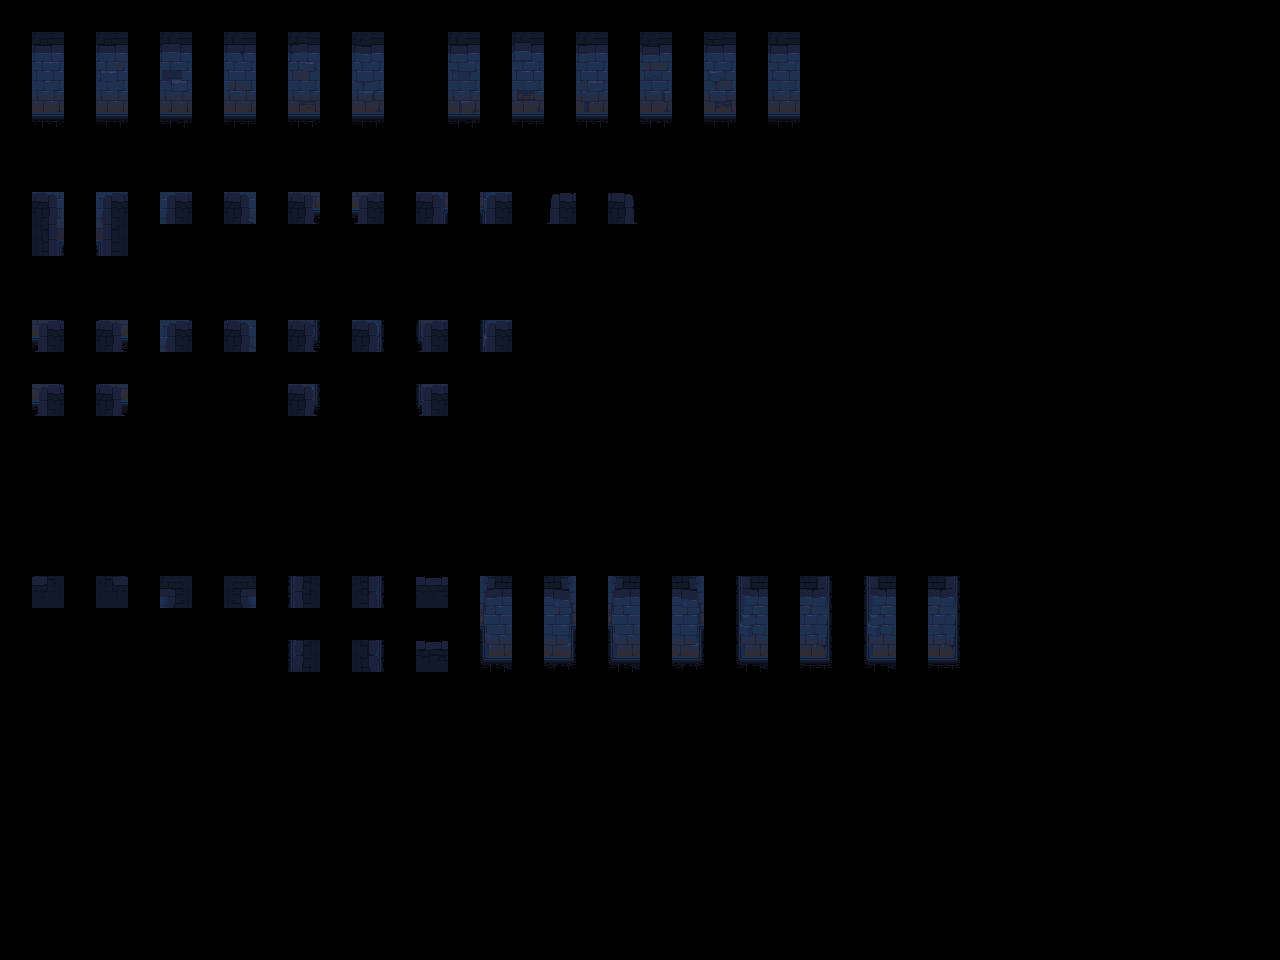

A level layout from a 2D game, rendered from its tile map. Below: a short description, then the map file with its tile-grid data intact:
An orthogonal 40x30 tile map with 32x32 px tiles, 2 tile layers (input_wall-2, output_wall-2) and 5 objects.

<map version="1.9" tiledversion="1.9.2" orientation="orthogonal" renderorder="right-down" width="40" height="30" tilewidth="32" tileheight="32" infinite="0" nextlayerid="4" nextobjectid="7">
 <properties>
  <property name="MatchInOrder" type="bool" value="true" />
 </properties>
 <tileset firstgid="1" source="../Tileset - wall 2.tsx" />
 <layer id="1" name="input_wall-2" width="40" height="30" opacity="0.83">
  <data encoding="csv">
0,0,0,0,0,0,0,0,0,0,0,0,0,0,0,0,0,0,0,0,0,0,0,0,0,0,0,0,0,0,0,0,0,0,0,0,0,0,0,0,
0,67,0,67,0,67,0,67,0,67,0,67,0,0,67,0,67,0,67,0,67,0,67,0,67,0,0,0,0,0,0,0,0,0,0,0,0,0,0,0,
0,83,0,83,0,83,0,83,0,83,0,83,0,0,83,0,83,0,83,0,83,0,83,0,83,0,0,0,0,0,0,0,0,0,0,0,0,0,0,0,
0,99,0,99,0,99,0,99,0,99,0,99,0,0,99,0,99,0,99,0,99,0,99,0,99,0,0,0,0,0,0,0,0,0,0,0,0,0,0,0,
0,0,0,0,0,0,0,0,0,0,0,0,0,0,0,0,0,0,0,0,0,0,0,0,0,0,0,0,0,0,0,0,0,0,0,0,0,0,0,0,
0,0,0,0,0,0,0,0,0,0,0,0,0,0,0,0,0,0,0,0,0,0,0,0,0,0,0,0,0,0,0,0,0,0,0,0,0,0,0,0,
0,6,0,8,0,12,0,44,0,38,0,40,0,58,0,74,0,17,0,21,0,0,0,0,0,0,0,0,0,0,0,0,0,0,0,0,0,0,0,0,
0,22,0,24,0,0,0,0,0,0,0,0,0,0,0,0,0,0,0,0,0,0,0,0,0,0,0,0,0,0,0,0,0,0,0,0,0,0,0,0,
0,0,0,0,0,0,0,0,0,0,0,0,0,0,0,0,0,0,0,0,0,0,0,0,0,0,0,0,0,0,0,0,0,0,0,0,0,0,0,0,
0,0,0,0,0,0,0,0,0,0,0,0,0,0,0,0,0,0,0,0,0,0,0,0,0,0,0,0,0,0,0,0,0,0,0,0,0,0,0,0,
0,76,0,108,0,109,0,125,0,102,0,118,0,104,0,120,0,0,0,0,0,0,0,0,0,0,0,0,0,0,0,0,0,0,0,0,0,0,0,0,
0,0,0,0,0,0,0,0,0,0,0,0,0,0,0,0,0,0,0,0,0,0,0,0,0,0,0,0,0,0,0,0,0,0,0,0,0,0,0,0,
0,30,0,29,0,0,0,0,0,13,0,0,0,15,0,0,0,0,0,0,0,0,0,0,0,0,0,0,0,0,0,0,0,0,0,0,0,0,0,0,
0,0,0,0,0,0,0,0,0,0,0,0,0,0,0,0,0,0,0,0,0,0,0,0,0,0,0,0,0,0,0,0,0,0,0,0,0,0,0,0,
0,0,0,0,0,0,0,0,0,0,0,0,0,0,0,0,0,0,0,0,0,0,0,0,0,0,0,0,0,0,0,0,0,0,0,0,0,0,0,0,
0,0,0,0,0,0,0,0,0,0,0,0,0,0,0,0,0,0,0,0,0,0,0,0,0,0,0,0,0,0,0,0,0,0,0,0,0,0,0,0,
0,0,0,0,0,0,0,0,0,0,0,0,0,0,0,0,0,0,0,0,0,0,0,0,0,0,0,0,0,0,0,0,0,0,0,0,0,0,0,0,
0,0,0,0,0,0,0,0,0,0,0,0,0,0,0,0,0,0,0,0,0,0,0,0,0,0,0,0,0,0,0,0,0,0,0,0,0,0,0,0,
0,18,0,20,0,50,0,52,0,33,0,37,0,3,0,66,0,68,0,66,0,68,0,49,0,53,0,49,0,53,0,0,0,0,0,0,0,0,0,0,
0,0,0,0,0,0,0,0,0,0,0,0,0,0,0,82,0,84,0,82,0,84,0,65,0,69,0,65,0,69,0,0,0,0,0,0,0,0,0,0,
0,0,0,0,0,0,0,0,0,33,0,37,0,3,0,98,0,100,0,98,0,100,0,81,0,85,0,81,0,85,0,0,0,0,0,0,0,0,0,0,
0,0,0,0,0,0,0,0,0,0,0,0,0,0,0,0,0,0,0,0,0,0,0,0,0,0,0,0,0,0,0,0,0,0,0,0,0,0,0,0,
0,0,0,0,0,0,0,0,0,0,0,0,0,0,0,0,0,0,0,0,0,0,0,0,0,0,0,0,0,0,0,0,0,0,0,0,0,0,0,0,
0,0,0,0,0,0,0,0,0,0,0,0,0,0,0,0,0,0,0,0,0,0,0,0,0,0,0,0,0,0,0,0,0,0,0,0,0,0,0,0,
0,0,0,0,0,0,0,0,0,0,0,0,0,0,0,0,0,0,0,0,0,0,0,0,0,0,0,0,0,0,0,0,0,0,0,0,0,0,0,0,
0,0,0,0,0,0,0,0,0,0,0,0,0,0,0,0,0,0,0,0,0,0,0,0,0,0,0,0,0,0,0,0,0,0,0,0,0,0,0,0,
0,0,0,0,0,0,0,0,0,0,0,0,0,0,0,0,0,0,0,0,0,0,0,0,0,0,0,0,0,0,0,0,0,0,0,0,0,0,0,0,
0,0,0,0,0,0,0,0,0,0,0,0,0,0,0,0,0,0,0,0,0,0,0,0,0,0,0,0,0,0,0,0,0,0,0,0,0,0,0,0,
0,0,0,0,0,0,0,0,0,0,0,0,0,0,0,0,0,0,0,0,0,0,0,0,0,0,0,0,0,0,0,0,0,0,0,0,0,0,0,0,
0,0,0,0,0,0,0,0,0,0,0,0,0,0,0,0,0,0,0,0,0,0,0,0,0,0,0,0,0,0,0,0,0,0,0,0,0,0,0,0
</data>
 </layer>
 <layer id="2" name="output_wall-2" width="40" height="30">
  <data encoding="csv">
0,0,0,0,0,0,0,0,0,0,0,0,0,0,0,0,0,0,0,0,0,0,0,0,0,0,0,0,0,0,0,0,0,0,0,0,0,0,0,0,
0,145,0,146,0,147,0,148,0,149,0,150,0,0,152,0,153,0,154,0,155,0,156,0,157,0,0,0,0,0,0,0,0,0,0,0,0,0,0,0,
0,161,0,162,0,163,0,164,0,165,0,166,0,0,168,0,169,0,170,0,171,0,172,0,173,0,0,0,0,0,0,0,0,0,0,0,0,0,0,0,
0,177,0,178,0,179,0,180,0,181,0,182,0,0,184,0,185,0,186,0,187,0,188,0,189,0,0,0,0,0,0,0,0,0,0,0,0,0,0,0,
0,0,0,0,0,0,0,0,0,0,0,0,0,0,0,0,0,0,0,0,0,0,0,0,0,0,0,0,0,0,0,0,0,0,0,0,0,0,0,0,
0,0,0,0,0,0,0,0,0,0,0,0,0,0,0,0,0,0,0,0,0,0,0,0,0,0,0,0,0,0,0,0,0,0,0,0,0,0,0,0,
0,7,0,9,0,28,0,60,0,39,0,41,0,59,0,75,0,2,0,4,0,0,0,0,0,0,0,0,0,0,0,0,0,0,0,0,0,0,0,0,
0,23,0,25,0,0,0,0,0,0,0,0,0,0,0,0,0,0,0,0,0,0,0,0,0,0,0,0,0,0,0,0,0,0,0,0,0,0,0,0,
0,0,0,0,0,0,0,0,0,0,0,0,0,0,0,0,0,0,0,0,0,0,0,0,0,0,0,0,0,0,0,0,0,0,0,0,0,0,0,0,
0,0,0,0,0,0,0,0,0,0,0,0,0,0,0,0,0,0,0,0,0,0,0,0,0,0,0,0,0,0,0,0,0,0,0,0,0,0,0,0,
0,92,0,124,0,110,0,126,0,103,0,119,0,105,0,121,0,0,0,0,0,0,0,0,0,0,0,0,0,0,0,0,0,0,0,0,0,0,0,0,
0,0,0,0,0,0,0,0,0,0,0,0,0,0,0,0,0,0,0,0,0,0,0,0,0,0,0,0,0,0,0,0,0,0,0,0,0,0,0,0,
0,46,0,45,0,0,0,0,0,14,0,0,0,16,0,0,0,0,0,0,0,0,0,0,0,0,0,0,0,0,0,0,0,0,0,0,0,0,0,0,
0,0,0,0,0,0,0,0,0,0,0,0,0,0,0,0,0,0,0,0,0,0,0,0,0,0,0,0,0,0,0,0,0,0,0,0,0,0,0,0,
0,0,0,0,0,0,0,0,0,0,0,0,0,0,0,0,0,0,0,0,0,0,0,0,0,0,0,0,0,0,0,0,0,0,0,0,0,0,0,0,
0,0,0,0,0,0,0,0,0,0,0,0,0,0,0,0,0,0,0,0,0,0,0,0,0,0,0,0,0,0,0,0,0,0,0,0,0,0,0,0,
0,0,0,0,0,0,0,0,0,0,0,0,0,0,0,0,0,0,0,0,0,0,0,0,0,0,0,0,0,0,0,0,0,0,0,0,0,0,0,0,
0,0,0,0,0,0,0,0,0,0,0,0,0,0,0,0,0,0,0,0,0,0,0,0,0,0,0,0,0,0,0,0,0,0,0,0,0,0,0,0,
0,193,0,194,0,209,0,210,0,195,0,196,0,197,0,198,0,199,0,200,0,201,0,202,0,203,0,204,0,205,0,0,0,0,0,0,0,0,0,0,
0,0,0,0,0,0,0,0,0,0,0,0,0,0,0,214,0,215,0,216,0,217,0,218,0,219,0,220,0,221,0,0,0,0,0,0,0,0,0,0,
0,0,0,0,0,0,0,0,0,211,0,212,0,213,0,230,0,231,0,232,0,233,0,234,0,235,0,236,0,237,0,0,0,0,0,0,0,0,0,0,
0,0,0,0,0,0,0,0,0,0,0,0,0,0,0,0,0,0,0,0,0,0,0,0,0,0,0,0,0,0,0,0,0,0,0,0,0,0,0,0,
0,0,0,0,0,0,0,0,0,0,0,0,0,0,0,0,0,0,0,0,0,0,0,0,0,0,0,0,0,0,0,0,0,0,0,0,0,0,0,0,
0,0,0,0,0,0,0,0,0,0,0,0,0,0,0,0,0,0,0,0,0,0,0,0,0,0,0,0,0,0,0,0,0,0,0,0,0,0,0,0,
0,0,0,0,0,0,0,0,0,0,0,0,0,0,0,0,0,0,0,0,0,0,0,0,0,0,0,0,0,0,0,0,0,0,0,0,0,0,0,0,
0,0,0,0,0,0,0,0,0,0,0,0,0,0,0,0,0,0,0,0,0,0,0,0,0,0,0,0,0,0,0,0,0,0,0,0,0,0,0,0,
0,0,0,0,0,0,0,0,0,0,0,0,0,0,0,0,0,0,0,0,0,0,0,0,0,0,0,0,0,0,0,0,0,0,0,0,0,0,0,0,
0,0,0,0,0,0,0,0,0,0,0,0,0,0,0,0,0,0,0,0,0,0,0,0,0,0,0,0,0,0,0,0,0,0,0,0,0,0,0,0,
0,0,0,0,0,0,0,0,0,0,0,0,0,0,0,0,0,0,0,0,0,0,0,0,0,0,0,0,0,0,0,0,0,0,0,0,0,0,0,0,
0,0,0,0,0,0,0,0,0,0,0,0,0,0,0,0,0,0,0,0,0,0,0,0,0,0,0,0,0,0,0,0,0,0,0,0,0,0,0,0
</data>
 </layer>
 <objectgroup id="3" name="rule_options" offsetx="-10.6667" offsety="-16.6667">
  <object id="1" x="22" y="28" width="131" height="124.667">
   <properties>
    <property name="Disabled" type="bool" value="false" />
    <property name="Probability" type="float" value="0.4" />
   </properties>
  </object>
  <object id="2" x="28" y="180.667" width="917.333" height="320">
   <properties>
    <property name="Disabled" type="bool" value="false" />
    <property name="Probability" type="float" value="0.25" />
   </properties>
  </object>
  <object id="4" x="29.6667" y="568.333" width="955" height="178.333">
   <properties>
    <property name="Probability" type="float" value="0.25" />
   </properties>
  </object>
  <object id="5" x="448.667" y="28.6667" width="497" height="129">
   <properties>
    <property name="Probability" type="float" value="0.15" />
   </properties>
  </object>
  <object id="6" x="162.667" y="29" width="243.333" height="123.667">
   <properties>
    <property name="Probability" type="float" value="0.25" />
   </properties>
  </object>
 </objectgroup>
</map>
